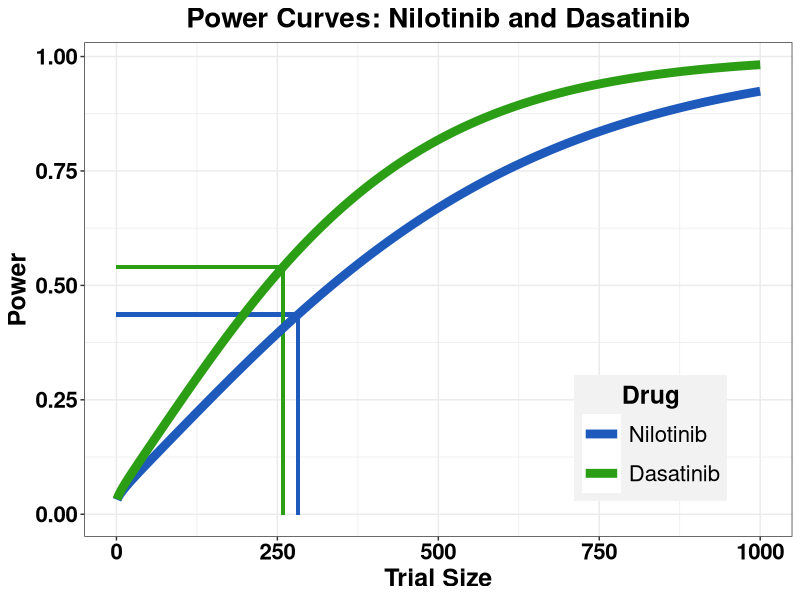

The R script that drew this image:
## ---- chunk 1
knitr::opts_chunk$set(echo = TRUE)
setwd("C:/Users/Scott/Box Sync/MutBias/Figures/Figure5/")
library(ggplot2)
library(reshape)
rm(list=ls())
## ---- chunk 2

# Hochhaus et al Blood 2013
N.nilot.arm = 282
nres.nilot = 11

N.imat.n.arm = 283
nres.imat.n = 21

# Hughes et al Leukemia 2015
N.dasat.arm = 259
nres.dasat = 17

N.imat.d.arm = 260
nres.imat.d = 18

## ---- chunk 3

# Proportion Test
nilot.prop.test = prop.test(c(nres.nilot,nres.imat.n),c(N.nilot.arm,N.imat.n.arm))
# p-val = 0.104
dasat.prop.test = prop.test(c(nres.dasat,nres.imat.d),c(N.dasat.arm,N.imat.d.arm))
# p-val ~ 1

## Chi Squared Test
nilot.mat = matrix(c(nres.nilot,nres.imat.n,N.nilot.arm-nres.nilot,N.imat.n.arm-nres.imat.n),ncol=2)
nilot.chisq = chisq.test(nilot.mat)
# p-val = 0.104
dasat.mat = matrix(c(nres.dasat,nres.imat.d,N.dasat.arm-nres.dasat,N.imat.d.arm-nres.imat.d),ncol=2)
dasat.chisq = chisq.test(dasat.mat)
# p-val ~ 1

## ---- chunk 4

# Assume effect size from stochastic CML simulations
pres.imat = 0.078
pres.nilot = 0.042
pres.dasat = 0.036

# Calculate power for clinical trials
nilot.power = power.prop.test(n=N.nilot.arm,p1=pres.imat,p2=pres.nilot,sig.level=0.05,power=NULL)$power
dasat.power = power.prop.test(n=N.dasat.arm,p1=pres.imat,p2=pres.dasat,sig.level=0.05,power=NULL)$power

# Power curves

n.vec = 1:1000
nilot = rep(NA,length(n.vec))
dasat = nilot

for (i in 1:length(n.vec)) {
  n = n.vec[i]
  nilot[i] = power.prop.test(n=n,p1=pres.imat,p2=pres.nilot,sig.level=0.05,power=NULL)$power
  dasat[i] = power.prop.test(n=n,p1=pres.imat,p2=pres.dasat,sig.level=0.05,power=NULL)$power
}

power.df = data.frame(n=n.vec,nilot=nilot,dasat=dasat)
power.df = melt(power.df,id="n")

## ---- chunk 5

n.color = "#1e5abc"
d.color = "#2c9e16"

ggplot(power.df,aes(x=n,y=value,color=variable))+theme_bw()+
  geom_segment(aes(x=N.nilot.arm,xend=N.nilot.arm,y=0,yend=nilot.power),size=1.2,color=n.color)+
  geom_segment(aes(x=0,xend=N.nilot.arm,y=nilot.power,yend=nilot.power),size=1.2,color=n.color)+
  geom_segment(aes(x=N.dasat.arm,xend=N.dasat.arm,y=0,yend=dasat.power),size=1.2,color=d.color)+
  geom_segment(aes(x=0,xend=N.dasat.arm,y=dasat.power,yend=dasat.power),size=1.2,color=d.color)+
  geom_line(size=3)+
  xlab("Trial Size")+ylab("Power")+
  ggtitle("Power Curves: Nilotinib and Dasatinib")+
  scale_color_manual(labels=c("Nilotinib","Dasatinib"),name="Drug",values=c(n.color,d.color))+
  theme(
    plot.title=element_text(size=20,face="bold",hjust=0.5),
    axis.title=element_text(size=18,face="bold"),
    axis.text=element_text(size=16,face="bold",color="black"),
    legend.position=c(0.8,0.2),
    legend.background=element_rect(fill="gray95"),
    legend.text=element_text(size=16),
    legend.title=element_text(size=18,face="bold"),
    legend.title.align=0.5,
    legend.key.size=unit(1,"cm")
  )

# ggsave("MutBiasFig5A.pdf",width=8,height=7)
